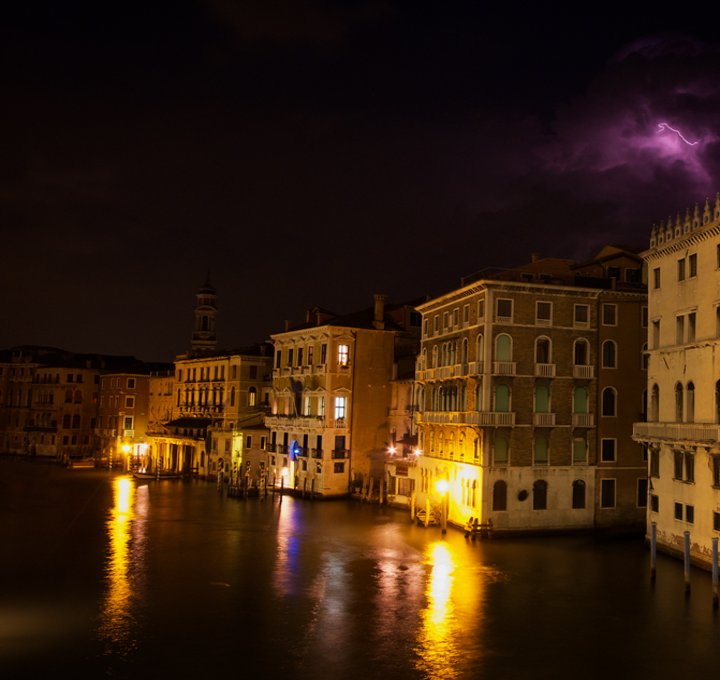
#> input picture LIME-package/data/1.bmp, 720 x 680 px
$ python LIME_CLI.py
#> lines starting #> are read from the running program, lines starting #| are printed output that depends on the picture
import numpy as np
from scipy import fft
from skimage import io, exposure, img_as_ubyte, img_as_float
from tqdm import trange
import matplotlib.pyplot as plt
import argparse
import os


def firstOrderDerivative(n, k=1):
    return np.eye(n) * (-1) + np.eye(n, k=k)


def toeplitizMatrix(n, row):
    vecDD = np.zeros(n)
    vecDD[0] = 4
    vecDD[1] = -1
    vecDD[row] = -1
    vecDD[-1] = -1
    vecDD[-row] = -1
    return vecDD


def vectorize(matrix):
    return matrix.T.ravel()


def reshape(vector, row, col):
    return vector.reshape((row, col), order='F')


class LIME:
    def __init__(self, iterations=10, alpha=2, rho=2, gamma=0.7, strategy=2, *args, **kwargs):
        self.iterations = iterations
        self.alpha = alpha
        self.rho = rho
        self.gamma = gamma
        self.strategy = strategy

    def load(self, imgPath):
#> called with imgPath = './data/1.bmp'
        self.L = img_as_float(io.imread(imgPath))
        self.row = self.L.shape[0]
#> self.row = 680
        self.col = self.L.shape[1]
#> self.col = 720

        self.T_hat = np.max(self.L, axis=2)
        self.dv = firstOrderDerivative(self.row)
        self.dh = firstOrderDerivative(self.col, -1)
        self.vecDD = toeplitizMatrix(self.row * self.col, self.row)
        self.W = self.weightingStrategy()

    def weightingStrategy(self):
        if self.strategy == 2:
            dTv = self.dv @ self.T_hat
            dTh = self.T_hat @ self.dh
            Wv = 1 / (np.abs(dTv) + 1)
            Wh = 1 / (np.abs(dTh) + 1)
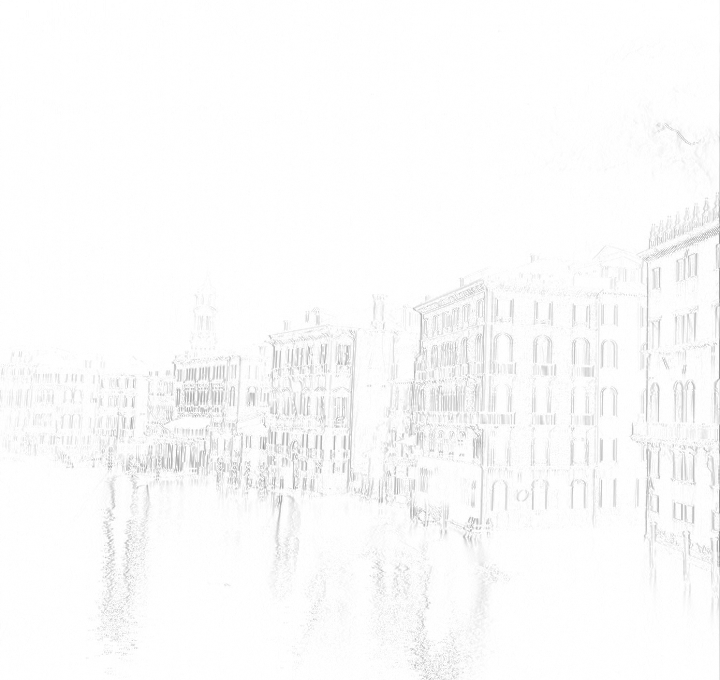
#> Wh: shape (680, 720) float64; min 0.557, max 1, mean 0.984
            return np.vstack([Wv, Wh])
        else:
            return np.ones((self.row * 2, self.col))

    def __T_subproblem(self, G, Z, u):
        X = G - Z / u
        Xv = X[:self.row, :]
        Xh = X[self.row:, :]
        temp = self.dv @ Xv + Xh @ self.dh
        numerator = fft.fft(vectorize(2 * self.T_hat + u * temp))
        denominator = fft.fft(self.vecDD * u) + 2
        T = fft.ifft(numerator / denominator)
        T = np.real(reshape(T, self.row, self.col))
        return exposure.rescale_intensity(T, (0, 1), (0.001, 1))

    def __G_subproblem(self, T, Z, u, W):
        dT = self.__derivative(T)
        epsilon = self.alpha * W / u
        X = dT + Z / u
        return np.sign(X) * np.maximum(np.abs(X) - epsilon, 0)

    def __Z_subproblem(self, T, G, Z, u):
        dT = self.__derivative(T)
        return Z + u * (dT - G)

    def __u_subproblem(self, u):
        return u * self.rho

    def __derivative(self, matrix):
        v = self.dv @ matrix
        h = matrix @ self.dh
        return np.vstack([v, h])

    def illumMap(self):
        T = np.zeros((self.row, self.col))
        G = np.zeros((self.row * 2, self.col))
        Z = np.zeros((self.row * 2, self.col))
        u = 1

        for _ in trange(0, self.iterations):
            T = self.__T_subproblem(G, Z, u)
            G = self.__G_subproblem(T, Z, u, self.W)
            Z = self.__Z_subproblem(T, G, Z, u)
            u = self.__u_subproblem(u)
#> this loop made 10 passes
#> pass 1, in __derivative, `h = matrix @ self.dh`:
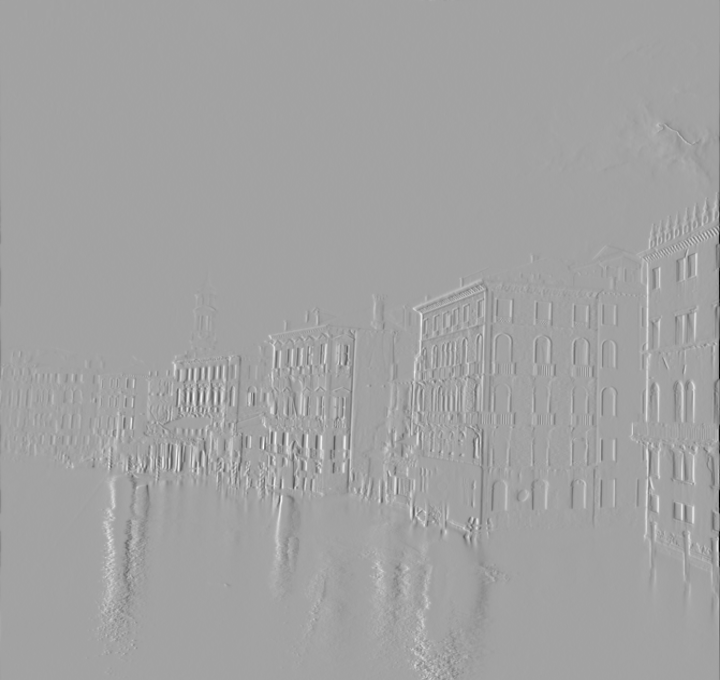
#> h: shape (680, 720) float64; min -0.61, max 0.345, mean -0.000184; drawn with min black and max white
#> after the loop:
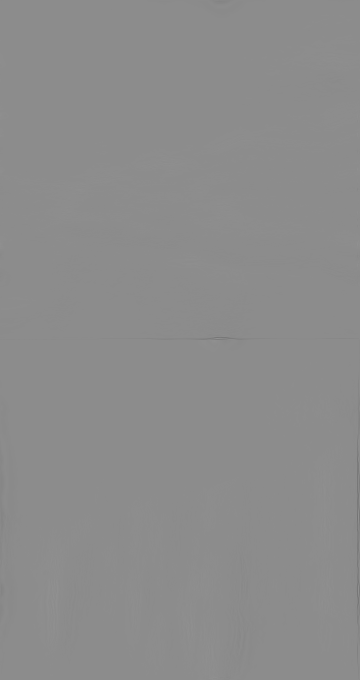
#> G: shape (1360, 720) float64 (shown at 1/2 size); min -0.845, max 0.689, mean -0.000368; drawn with min black and max white
#> after the loop:
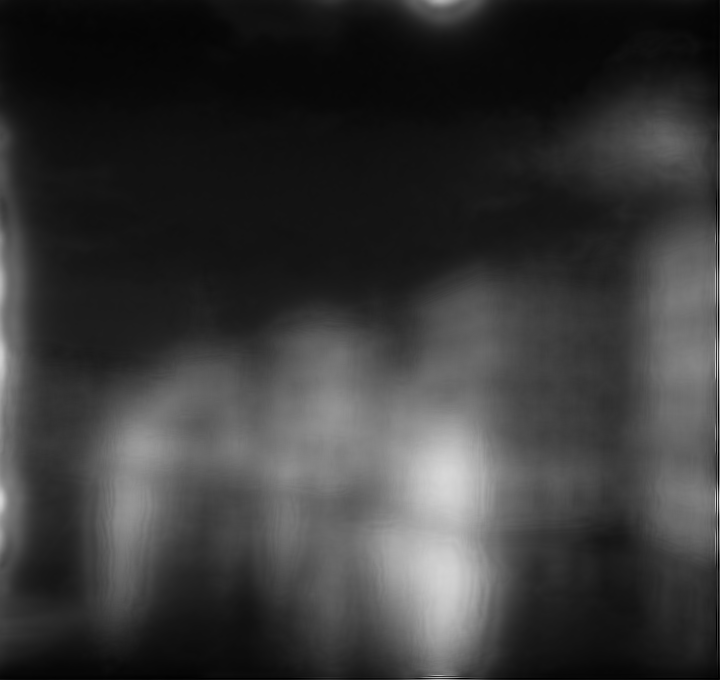
#> T: shape (680, 720) float64; min 0.001, max 0.862, mean 0.218
#> after the loop:
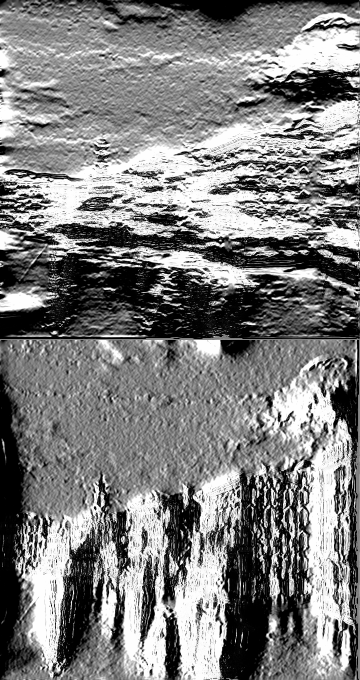
#> Z: shape (1360, 720) float64 (shown at 1/2 size); min -2, max 2, mean -0.0143; drawn with min black and max white

        return T ** self.gamma
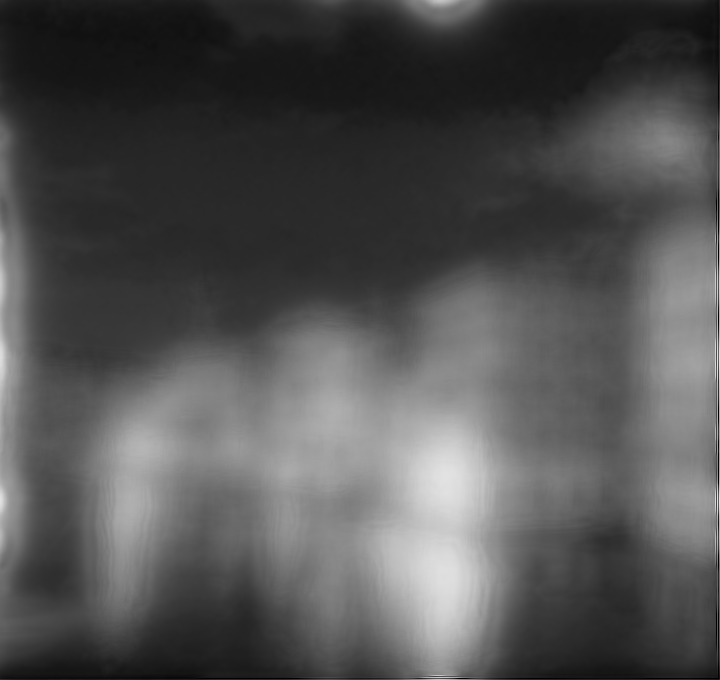
#> returned value: shape (680, 720) float64; min 0.00794, max 0.901, mean 0.322

    def enhance(self):
        self.T = self.illumMap()
        self.R = self.L / np.repeat(self.T[:, :, np.newaxis], 3, axis=2)
        self.R = exposure.rescale_intensity(self.R, (0, 1))
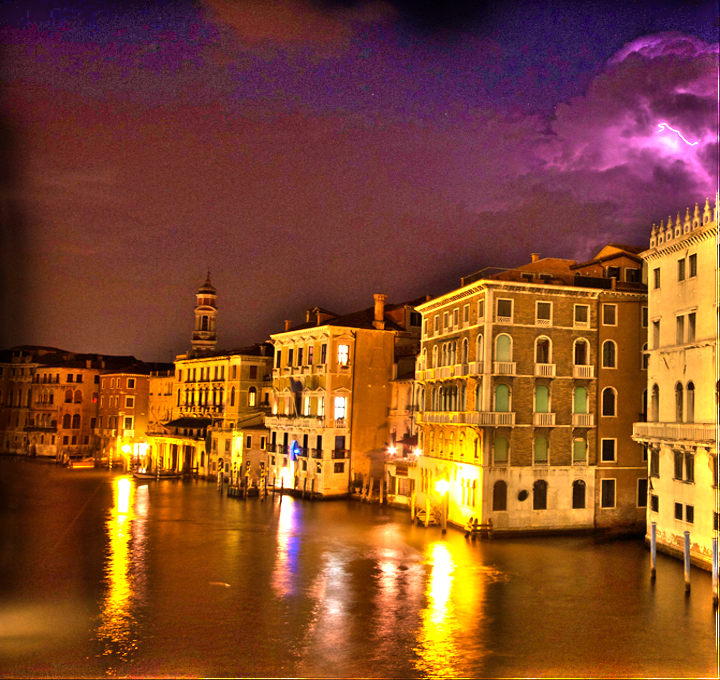
#> self.R: shape (680, 720, 3) float64; mean R, G, B 0.526, 0.296, 0.168
        self.R = img_as_ubyte(self.R)
        return self.R


def main(options):
    lime = LIME(**options.__dict__)
    lime.load(options.filePath)
    lime.enhance()
    filename = os.path.split(options.filePath)[-1]
    if options.output:
        savePath = f"{filename}"
        plt.imsave(savePath, lime.R)
    if options.map:
        savePath = f"{options.output}map_{filename}"
        plt.imsave(savePath, lime.T, cmap='gray')


if __name__ == "__main__":
    parser = argparse.ArgumentParser()
    parser.add_argument("-f", "--filePath", default="./data/1.bmp", type=str, help="image path to enhance")
    parser.add_argument("-m", "--map", action="store_true", help="save illumination map")
    parser.add_argument("-o", "--output", default="./", type=str, help="output folder")

    parser.add_argument("-i", "--iterations", default=10, type=int, help="iteration number")
    parser.add_argument("-a", "--alpha", default=2, type=int, help="parameter of alpha")
    parser.add_argument("-r", "--rho", default=2, type=int, help="parameter of rho")
    parser.add_argument("-g", "--gamma", default=0.7, type=int, help="parameter of gamma")
    parser.add_argument("-s", "--strategy", default=2, type=int, choices=[1, 2], help="weighting strategy")
    options = parser.parse_args()
    main(options)

$ run again, with LIME-package/data/2.bmp copied over LIME-package/data/1.bmp
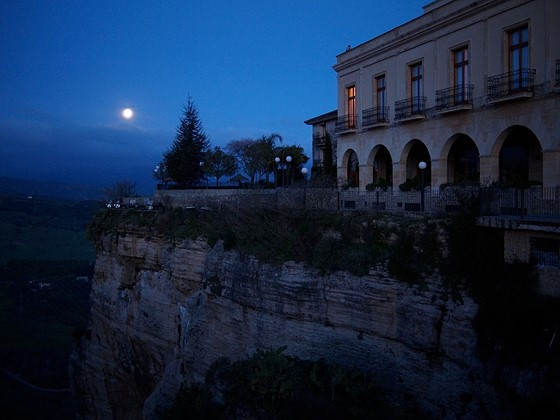
#> input picture LIME-package/data/2.bmp, 560 x 420 px
#> after the loop in illumMap, `for _ in trange(0, self.iterations):`:
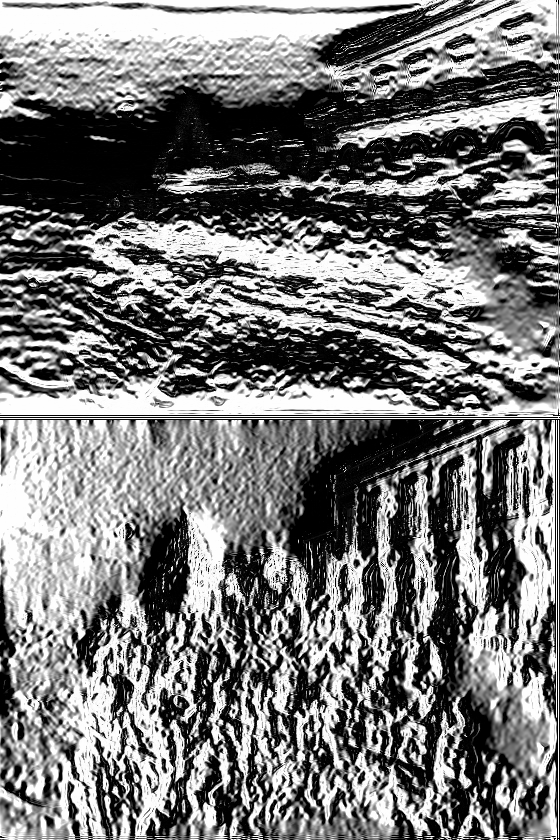
#> Z: shape (840, 560) float64; min -2, max 2, mean -0.111; drawn with min black and max white
#> in enhance, `self.R = exposure.rescale_intensity(self.R, (0, 1))`:
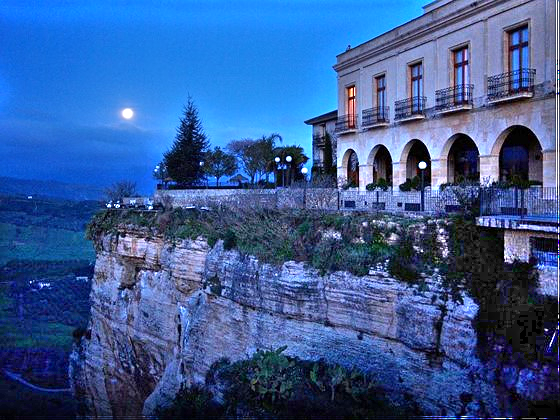
#> self.R: shape (420, 560, 3) float64; mean R, G, B 0.225, 0.358, 0.591
